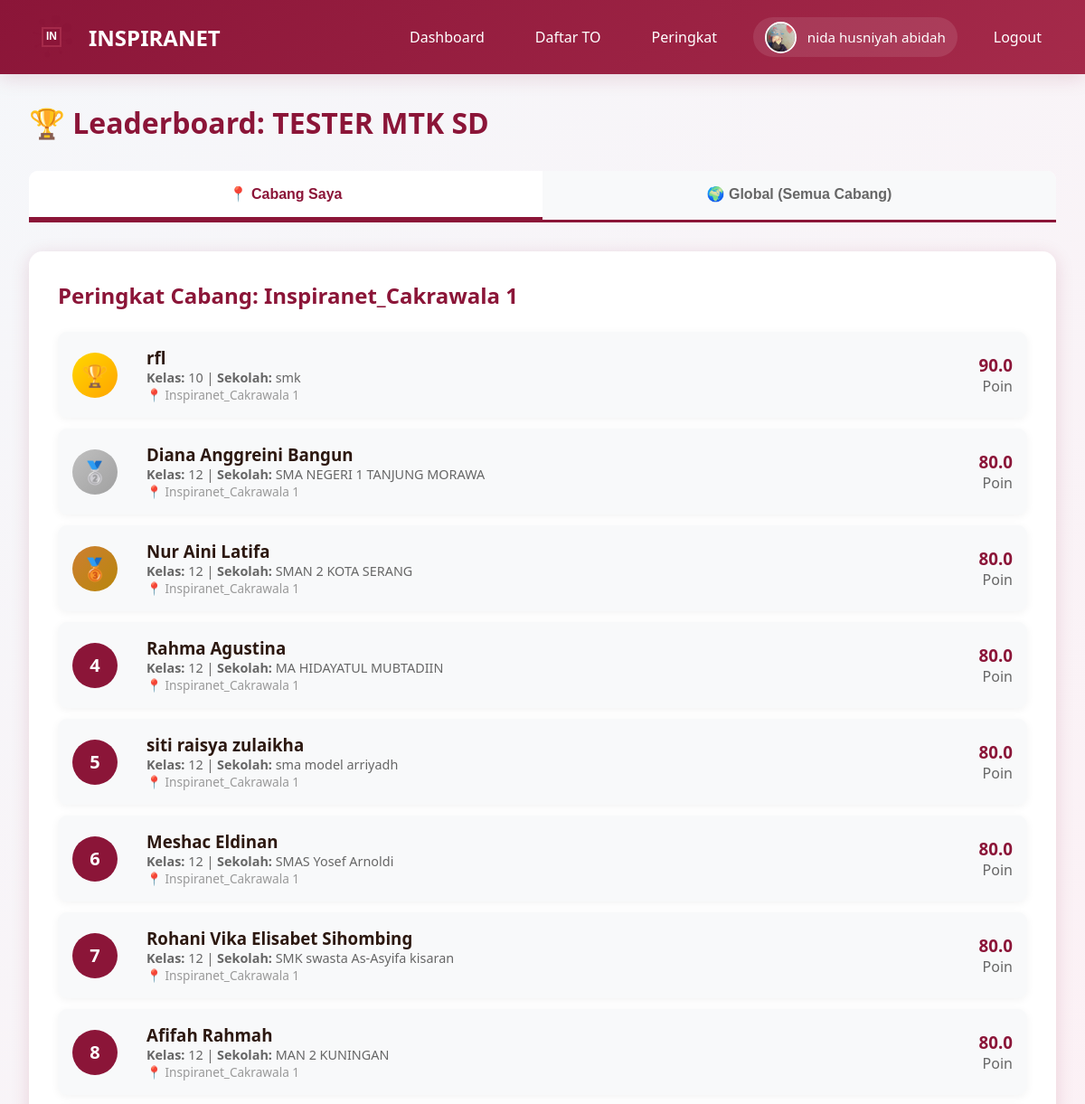
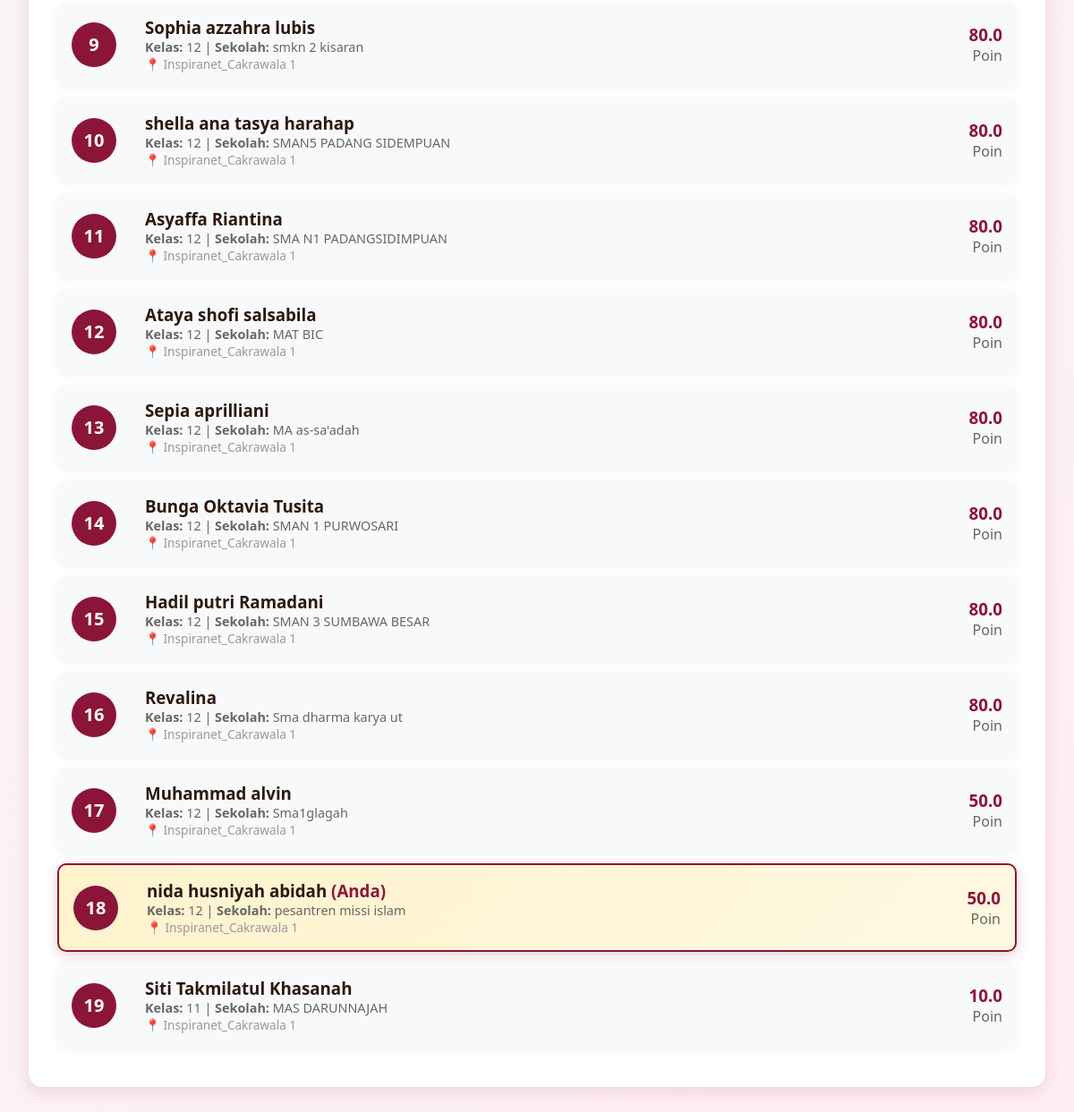
The page /leaderboard/1 (signed in) on the database its author committed (2 pictures, top to bottom).
### models.py (models this page shows, shortened)
class User(UserMixin, db.Model):
    __tablename__ = 'users'
    id = db.Column(db.Integer, primary_key=True)
    email = db.Column(db.String(120), unique=True, nullable=False)
    password_hash = db.Column(db.String(255), nullable=False)
    full_name = db.Column(db.String(100), nullable=False)
    role = db.Column(db.String(20), nullable=False, default='student')
    inspira_branch = db.Column(db.String(50), nullable=True)
    class_level = db.Column(db.String(20), nullable=True)
    school_name = db.Column(db.String(150), nullable=True)
    phone_number = db.Column(db.String(20), nullable=True)
    profile_photo = db.Column(db.String(255), nullable=True)
    created_at = db.Column(db.DateTime, default=datetime.utcnow)
    exam_attempts = db.relationship('ExamAttempt', backref='user', lazy=True, cascade='all, delete-orphan')
    payments = db.relationship('Payment', backref='user', lazy=True, cascade='all, delete-orphan')
    leaderboard_entries = db.relationship('Leaderboard', backref='user', lazy=True, cascade='all, delete-orphan')

class Exam(db.Model):
    __tablename__ = 'exams'
    id = db.Column(db.Integer, primary_key=True)
    title = db.Column(db.String(200), nullable=False)
    description = db.Column(db.Text, nullable=True)
    duration_minutes = db.Column(db.Integer, nullable=False, default=120)
    total_questions = db.Column(db.Integer, nullable=False, default=0)
    is_premium = db.Column(db.Boolean, default=False)
    price = db.Column(db.Integer, default=0)
    is_active = db.Column(db.Boolean, default=True)
    created_by = db.Column(db.Integer, db.ForeignKey('users.id'), nullable=False)
    created_at = db.Column(db.DateTime, default=datetime.utcnow)
    questions = db.relationship('Question', backref='exam', lazy=True, cascade='all, delete-orphan')
    attempts = db.relationship('ExamAttempt', backref='exam', lazy=True, cascade='all, delete-orphan')
    payments = db.relationship('Payment', backref='exam', lazy=True, cascade='all, delete-orphan')
    leaderboard_entries = db.relationship('Leaderboard', backref='exam', lazy=True, cascade='all, delete-orphan')

class Leaderboard(db.Model):
    __tablename__ = 'leaderboards'
    id = db.Column(db.Integer, primary_key=True)
    exam_id = db.Column(db.Integer, db.ForeignKey('exams.id'), nullable=False)
    user_id = db.Column(db.Integer, db.ForeignKey('users.id'), nullable=False)
    rank_in_branch = db.Column(db.Integer, nullable=True)
    rank_global = db.Column(db.Integer, nullable=True)
    total_score = db.Column(db.Float, nullable=False)
    completion_time = db.Column(db.Integer, nullable=True)
    percentile = db.Column(db.Float, nullable=True)
    created_at = db.Column(db.DateTime, default=datetime.utcnow)

### app.py (the view)
@app.route('/leaderboard/<int:exam_id>')
@login_required
def leaderboard(exam_id):
    exam = Exam.query.get_or_404(exam_id)
    branch_leaderboard = Leaderboard.query.join(User).filter(
        Leaderboard.exam_id == exam_id,
        User.inspira_branch == current_user.inspira_branch
    ).order_by(Leaderboard.rank_in_branch).limit(50).all()
    global_leaderboard = Leaderboard.query.filter_by(
        exam_id=exam_id
    ).order_by(Leaderboard.rank_global).limit(50).all()
    return render_template('leaderboard.html',
                         exam=exam,
                         branch_leaderboard=branch_leaderboard,
                         global_leaderboard=global_leaderboard)

### app.py (called while the page is built)
@login_manager.user_loader
def load_user(user_id):
    return User.query.get(int(user_id))

@app.before_request
def ensure_db():
    if not hasattr(app, '_db_initialized'):
        app._db_initialized = True
        init_database()

### templates/leaderboard.html (shortened to what this page needs)
{% extends "base.html" %}
{% block content %}
<h1 style="color: var(--primary-color); margin-bottom: 2rem;">🏆 Leaderboard: {{ exam.title }}</h1>
<div class="tabs">
    <button class="tab-button active" onclick="switchTab('branch')">
        📍 Cabang Saya
    </button>
    <button class="tab-button" onclick="switchTab('global')">
        🌍 Global (Semua Cabang)
    </button>
</div>
<div id="branchTab" class="tab-content active">
    <div class="card">
        <h2 style="margin-bottom: 1.5rem;">Peringkat Cabang: {{ current_user.inspira_branch }}</h2>
        {% if branch_leaderboard %}
            {% for entry in branch_leaderboard %}
            <div class="leaderboard-item {% if entry.user_id == current_user.id %}current-user{% endif %}">
                <div class="rank-badge {% if entry.rank_in_branch == 1 %}rank-1{% elif entry.rank_in_branch == 2 %}rank-2{% elif entry.rank_in_branch == 3 %}rank-3{% else %}rank-other{% endif %}"
                     onclick="{% if entry.rank_in_branch <= 3 %}playVictorySound({{ entry.rank_in_branch }}){% endif %}"
                     style="{% if entry.rank_in_branch <= 3 %}cursor: pointer;{% endif %}">
                    {% if entry.rank_in_branch == 1 %}
                        <span style="font-size: 1.5rem;">🏆</span>
                    {% elif entry.rank_in_branch == 2 %}
                        <span style="font-size: 1.5rem;">🥈</span>
                    {% elif entry.rank_in_branch == 3 %}
                        <span style="font-size: 1.5rem;">🥉</span>
                    {% else %}
                        {{ entry.rank_in_branch }}
                    {% endif %}
                </div>
                <div style="flex: 1;">
                    <h3 style="margin: 0;">
                        {{ entry.user.full_name }}
                        {% if entry.user_id == current_user.id %}<span style="color: var(--primary-color); font-weight: bold;"> (Anda)</span>{% endif %}
                    </h3>
                    <p style="margin: 0; color: #666; font-size: 0.9rem;">
                        <strong>Kelas:</strong> {{ entry.user.class_level or '-' }} |
                        <strong>Sekolah:</strong> {{ entry.user.school_name or '-' }}
                    </p>
                    <p style="margin: 0; color: #999; font-size: 0.85rem;">
                        📍 {{ entry.user.inspira_branch or '-' }}
                    </p>
                </div>
                <div style="text-align: right;">
                    <h3 style="margin: 0; color: var(--primary-color);">{{ entry.total_score }}</h3>
                    <p style="margin: 0; color: #666;">Poin</p>
                </div>
            </div>
            {% endfor %}
        {% else %}
            <p style="text-align: center; color: #666; padding: 2rem;">Belum ada peserta dari cabang ini.</p>
        {% endif %}
    </div>
</div>
{% set user_rank = 0 %}
{% for entry in branch_leaderboard %}
    {% if entry.user_id == current_user.id %}
        {% set user_rank = entry.rank_in_branch %}
    {% endif %}
{% endfor %}
{% endblock %}

### templates/base.html (shortened to what this page needs)
<!DOCTYPE html>
<html lang="id">
<head>
    <link rel="stylesheet" href="{{ url_for('static', filename='css/style.css') }}">
</head>
<body>
    <nav class="navbar">
        <div class="container">
            <a href="{{ url_for('index') }}" class="navbar-brand">
                <div id="logo-animation" class="logo-container"></div>
                <span>INSPIRANET</span>
            </a>
            <ul class="navbar-nav" id="navbarMenu">
                {% if current_user.is_authenticated %}
                    {% if current_user.role == 'admin' %}
                        <li><a href="{{ url_for('admin_dashboard') }}" onclick="closeMobileMenu()">Dashboard</a></li>
                        <li><a href="{{ url_for('admin_students') }}" onclick="closeMobileMenu()">Siswa</a></li>
                        <li><a href="{{ url_for('admin_teachers') }}" onclick="closeMobileMenu()">Guru</a></li>
                        <li><a href="{{ url_for('admin_exams') }}" onclick="closeMobileMenu()">TO</a></li>
                        <li><a href="{{ url_for('admin_payments') }}" onclick="closeMobileMenu()">Pembayaran</a></li>
                    {% else %}
                        <li><a href="{{ url_for('student_dashboard') }}" onclick="closeMobileMenu()">Dashboard</a></li>
                        <li><a href="{{ url_for('student_exams') }}" onclick="closeMobileMenu()">Daftar TO</a></li>
                    {% endif %}
                    <li><a href="{{ url_for('all_leaderboards') }}" onclick="closeMobileMenu()">Peringkat</a></li>
                    <li class="user-profile">
                        <div class="profile-info">
                            {% if current_user.profile_photo %}
                            <img src="{{ url_for('uploaded_file', filename='profiles/' + current_user.profile_photo) }}" alt="{{ current_user.full_name }}" class="profile-photo-nav">
                            {% else %}
                            <div class="profile-photo-placeholder">{{ current_user.full_name[0].upper() }}</div>
                            {% endif %}
                            <span class="profile-name">{{ current_user.full_name }}</span>
                        </div>
                    </li>
                    <li><a href="{{ url_for('logout') }}" onclick="closeMobileMenu()">Logout</a></li>
                {% else %}
                    <li><a href="{{ url_for('login') }}" onclick="closeMobileMenu()">Login</a></li>
                    <li><a href="{{ url_for('register') }}" onclick="closeMobileMenu()">Daftar</a></li>
                {% endif %}
            </ul>
        </div>
    </nav>
    <div class="container">
        {% block content %}{% endblock %}
    </div>
</body>
</html>

### static/css/style.css (style rules this page uses)
:root { --primary-color: #8B1538; --secondary-color: #A52A4A; --dark-color: #4A0E1F; --light-color: #FFE5EC; --text-dark: #2C1810; --text-light: #FFFFFF; --shadow: 0 4px 20px rgba(139, 21, 56, 0.15); }
* { margin: 0; padding: 0; box-sizing: border-box; }
body { font-family: 'Segoe UI', Tahoma, Geneva, Verdana, sans-serif; background: linear-gradient(135deg, #f5f7fa 0%, #ffeef3 100%); color: var(--text-dark); min-height: 100vh; }
.navbar { background: linear-gradient(135deg, var(--primary-color) 0%, var(--secondary-color) 100%); padding: 1rem 0; box-shadow: var(--shadow); position: sticky; top: 0; z-index: 1000; }
.navbar .container { max-width: 1200px; margin: 0 auto; padding: 0 2rem; display: flex; justify-content: space-between; align-items: center; }
.navbar-brand { display: flex; align-items: center; gap: 1rem; color: var(--text-light); text-decoration: none; font-size: 1.5rem; font-weight: bold; }
.logo-container { position: relative; width: 50px; height: 50px; }
.navbar-nav { display: flex; gap: 1.5rem; list-style: none; align-items: center; }
.navbar-nav a { color: var(--text-light); text-decoration: none; padding: 0.5rem 1rem; border-radius: 5px; transition: all 0.3s ease; }
.user-profile { display: flex; align-items: center; }
.profile-info { display: flex; align-items: center; gap: 0.75rem; padding: 0.3rem 0.8rem; background: rgba(255, 255, 255, 0.1); border-radius: 25px; }
.profile-photo-nav { width: 35px; height: 35px; border-radius: 50%; object-fit: cover; border: 2px solid white; }
.profile-name { color: white; font-weight: 500; font-size: 0.95rem; }
.container { max-width: 1200px; margin: 2rem auto; padding: 0 2rem; }
.card { background: white; border-radius: 15px; padding: 2rem; box-shadow: var(--shadow); margin-bottom: 2rem; animation: fadeIn 0.6s ease; }
.card h2 { color: var(--primary-color); margin-bottom: 1rem; }
.leaderboard-item { display: flex; align-items: center; padding: 1rem; background: white; border-radius: 10px; margin-bottom: 1rem; box-shadow: 0 2px 10px rgba(0, 0, 0, 0.05); transition: all 0.3s ease; }
.rank-badge { width: 50px; height: 50px; border-radius: 50%; display: flex; align-items: center; justify-content: center; font-weight: bold; font-size: 1.2rem; margin-right: 1rem; }
.rank-1 { background: linear-gradient(135deg, #FFD700, #FFA500); color: white; }
.rank-2 { background: linear-gradient(135deg, #C0C0C0, #A8A8A8); color: white; }
.rank-3 { background: linear-gradient(135deg, #CD7F32, #B87333); color: white; }
.rank-other { background: linear-gradient(135deg, var(--primary-color), var(--secondary-color)); color: white; }

### templates/leaderboard.html (style rules this page uses)
.tabs { display: flex; gap: 0; margin-bottom: 2rem; border-bottom: 3px solid var(--primary-color); background: white; border-radius: 10px 10px 0 0; overflow: hidden; }
.tab-button { flex: 1; padding: 1rem 2rem; border: none; background: #f8f9fa; cursor: pointer; font-size: 1rem; font-weight: bold; color: #666; transition: all 0.3s ease; border-bottom: 3px solid transparent; }
.tab-button.active { background: white; color: var(--primary-color); border-bottom: 3px solid var(--primary-color); }
.tab-content { display: none; }
.tab-content.active { display: block; }
.leaderboard-item { display: flex; align-items: center; gap: 1rem; padding: 1rem; background: #f8f9fa; border-radius: 10px; margin-bottom: 0.75rem; transition: all 0.3s ease; }
.rank-badge { width: 50px; height: 50px; border-radius: 50%; display: flex; align-items: center; justify-content: center; font-size: 1.25rem; font-weight: bold; color: white; }
.rank-1 { background: linear-gradient(135deg, #FFD700 0%, #FFA500 100%); }
.rank-2 { background: linear-gradient(135deg, #C0C0C0 0%, #A0A0A0 100%); }
.rank-3 { background: linear-gradient(135deg, #CD7F32 0%, #B8860B 100%); }
.rank-other { background: var(--primary-color); }
.current-user { background: linear-gradient(135deg, #fff3cd 0%, #fff8e1 100%) !important; border: 2px solid var(--primary-color); box-shadow: 0 4px 15px rgba(139, 21, 56, 0.2); }

### rows shown on the page
User: profile_photo (picture), full_name "nida husniyah abidah", inspira_branch "Inspiranet_Cakrawala 1"
Exam: title "TESTER MTK SD"
Leaderboard: user.full_name "rfl", user "10", user "smk", user "Inspiranet_Cakrawala 1", total_score "90.0"
Leaderboard: user.full_name "Diana Anggreini Bangun", user "12", user "SMA NEGERI 1 TANJUNG MORAWA", user "Inspiranet_Cakrawala 1", total_score "80.0"
Leaderboard: user.full_name "Nur Aini Latifa", user "12", user "SMAN 2 KOTA SERANG", user "Inspiranet_Cakrawala 1", total_score "80.0"
Leaderboard: rank_in_branch "4", user.full_name "Rahma Agustina", user "12", user "MA HIDAYATUL MUBTADIIN", user "Inspiranet_Cakrawala 1", total_score "80.0"
Leaderboard: rank_in_branch "5", user.full_name "siti raisya zulaikha", user "12", user "sma model arriyadh", user "Inspiranet_Cakrawala 1", total_score "80.0"
Leaderboard: rank_in_branch "6", user.full_name "Meshac Eldinan", user "12", user "SMAS Yosef Arnoldi", user "Inspiranet_Cakrawala 1", total_score "80.0"
Leaderboard: rank_in_branch "7", user.full_name "Rohani Vika Elisabet Sihombing", user "12", user "SMK swasta As-Asyifa kisaran", user "Inspiranet_Cakrawala 1", total_score "80.0"
Leaderboard: rank_in_branch "8", user.full_name "Afifah Rahmah", user "12", user "MAN 2 KUNINGAN", user "Inspiranet_Cakrawala 1", total_score "80.0"
Leaderboard: rank_in_branch "9", user.full_name "Sophia azzahra lubis", user "12", user "smkn 2 kisaran", user "Inspiranet_Cakrawala 1", total_score "80.0"
Leaderboard: rank_in_branch "10", user.full_name "shella ana tasya harahap", user "12", user "SMAN5 PADANG SIDEMPUAN", user "Inspiranet_Cakrawala 1", total_score "80.0"
Leaderboard: rank_in_branch "11", user.full_name "Asyaffa Riantina", user "12", user "SMA N1 PADANGSIDIMPUAN", user "Inspiranet_Cakrawala 1", total_score "80.0"
Leaderboard: rank_in_branch "12", user.full_name "Ataya shofi salsabila", user "12", user "MAT BIC", user "Inspiranet_Cakrawala 1", total_score "80.0"
Leaderboard: rank_in_branch "13", user.full_name "Sepia aprilliani", user "12", user "MA as-sa'adah", user "Inspiranet_Cakrawala 1", total_score "80.0"
Leaderboard: rank_in_branch "14", user.full_name "Bunga Oktavia Tusita", user "12", user "SMAN 1 PURWOSARI", user "Inspiranet_Cakrawala 1", total_score "80.0"
Leaderboard: rank_in_branch "15", user.full_name "Hadil putri Ramadani", user "12", user "SMAN 3 SUMBAWA BESAR", user "Inspiranet_Cakrawala 1", total_score "80.0"
Leaderboard: rank_in_branch "16", user.full_name "Revalina", user "12", user "Sma dharma karya ut", user "Inspiranet_Cakrawala 1", total_score "80.0"
Leaderboard: rank_in_branch "17", user.full_name "Muhammad alvin", user "12", user "Sma1glagah", user "Inspiranet_Cakrawala 1", total_score "50.0"
Leaderboard: rank_in_branch "18", user.full_name "nida husniyah abidah", shows "(Anda)", user "12", user "pesantren missi islam", user "Inspiranet_Cakrawala 1", total_score "50.0"
Leaderboard: rank_in_branch "19", user.full_name "Siti Takmilatul Khasanah", user "11", user "MAS DARUNNAJAH", user "Inspiranet_Cakrawala 1", total_score "10.0"
